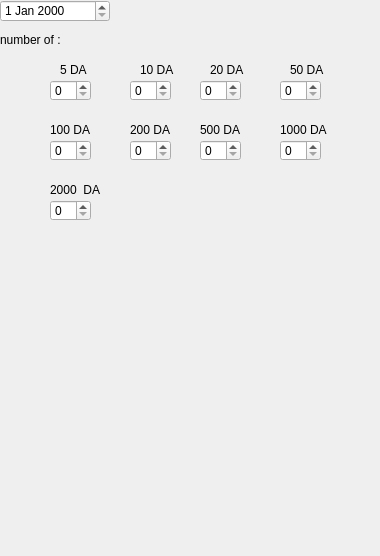
<?xml version="1.0" encoding="UTF-8"?>
<ui version="4.0">
 <class>Form</class>
 <widget class="QWidget" name="Form">
  <property name="geometry">
   <rect>
    <x>0</x>
    <y>0</y>
    <width>380</width>
    <height>556</height>
   </rect>
  </property>
  <property name="cursor">
   <cursorShape>ArrowCursor</cursorShape>
  </property>
  <property name="windowTitle">
   <string>Form</string>
  </property>
  <property name="autoFillBackground">
   <bool>false</bool>
  </property>
  <widget class="QSpinBox" name="spinBox">
   <property name="geometry">
    <rect>
     <x>50</x>
     <y>80</y>
     <width>41</width>
     <height>21</height>
    </rect>
   </property>
  </widget>
  <widget class="QSpinBox" name="spinBox_2">
   <property name="geometry">
    <rect>
     <x>130</x>
     <y>80</y>
     <width>41</width>
     <height>21</height>
    </rect>
   </property>
  </widget>
  <widget class="QSpinBox" name="spinBox_3">
   <property name="geometry">
    <rect>
     <x>200</x>
     <y>80</y>
     <width>41</width>
     <height>21</height>
    </rect>
   </property>
  </widget>
  <widget class="QSpinBox" name="spinBox_4">
   <property name="geometry">
    <rect>
     <x>280</x>
     <y>80</y>
     <width>41</width>
     <height>21</height>
    </rect>
   </property>
  </widget>
  <widget class="QSpinBox" name="spinBox_5">
   <property name="geometry">
    <rect>
     <x>50</x>
     <y>140</y>
     <width>41</width>
     <height>21</height>
    </rect>
   </property>
  </widget>
  <widget class="QSpinBox" name="spinBox_6">
   <property name="geometry">
    <rect>
     <x>130</x>
     <y>140</y>
     <width>41</width>
     <height>21</height>
    </rect>
   </property>
  </widget>
  <widget class="QSpinBox" name="spinBox_7">
   <property name="geometry">
    <rect>
     <x>200</x>
     <y>140</y>
     <width>41</width>
     <height>21</height>
    </rect>
   </property>
  </widget>
  <widget class="QSpinBox" name="spinBox_8">
   <property name="geometry">
    <rect>
     <x>280</x>
     <y>140</y>
     <width>41</width>
     <height>21</height>
    </rect>
   </property>
  </widget>
  <widget class="QSpinBox" name="spinBox_9">
   <property name="geometry">
    <rect>
     <x>50</x>
     <y>200</y>
     <width>41</width>
     <height>21</height>
    </rect>
   </property>
  </widget>
  <widget class="QDateEdit" name="dateEdit">
   <property name="geometry">
    <rect>
     <x>0</x>
     <y>0</y>
     <width>110</width>
     <height>22</height>
    </rect>
   </property>
  </widget>
  <widget class="QLabel" name="label">
   <property name="geometry">
    <rect>
     <x>0</x>
     <y>30</y>
     <width>111</width>
     <height>20</height>
    </rect>
   </property>
   <property name="text">
    <string>number of :</string>
   </property>
  </widget>
  <widget class="QLabel" name="label_2">
   <property name="geometry">
    <rect>
     <x>60</x>
     <y>60</y>
     <width>41</width>
     <height>20</height>
    </rect>
   </property>
   <property name="text">
    <string>5 DA</string>
   </property>
  </widget>
  <widget class="QLabel" name="label_3">
   <property name="geometry">
    <rect>
     <x>140</x>
     <y>60</y>
     <width>41</width>
     <height>20</height>
    </rect>
   </property>
   <property name="text">
    <string>10 DA</string>
   </property>
  </widget>
  <widget class="QLabel" name="label_4">
   <property name="geometry">
    <rect>
     <x>210</x>
     <y>60</y>
     <width>41</width>
     <height>20</height>
    </rect>
   </property>
   <property name="text">
    <string>20 DA</string>
   </property>
  </widget>
  <widget class="QLabel" name="label_5">
   <property name="geometry">
    <rect>
     <x>290</x>
     <y>60</y>
     <width>41</width>
     <height>20</height>
    </rect>
   </property>
   <property name="text">
    <string>50 DA</string>
   </property>
  </widget>
  <widget class="QLabel" name="label_6">
   <property name="geometry">
    <rect>
     <x>50</x>
     <y>120</y>
     <width>41</width>
     <height>20</height>
    </rect>
   </property>
   <property name="text">
    <string>100 DA</string>
   </property>
  </widget>
  <widget class="QLabel" name="label_7">
   <property name="geometry">
    <rect>
     <x>130</x>
     <y>120</y>
     <width>41</width>
     <height>20</height>
    </rect>
   </property>
   <property name="text">
    <string>200 DA</string>
   </property>
  </widget>
  <widget class="QLabel" name="label_8">
   <property name="geometry">
    <rect>
     <x>200</x>
     <y>120</y>
     <width>41</width>
     <height>20</height>
    </rect>
   </property>
   <property name="text">
    <string>500 DA</string>
   </property>
  </widget>
  <widget class="QLabel" name="label_9">
   <property name="geometry">
    <rect>
     <x>280</x>
     <y>120</y>
     <width>51</width>
     <height>20</height>
    </rect>
   </property>
   <property name="text">
    <string>1000 DA</string>
   </property>
  </widget>
  <widget class="QLabel" name="label_10">
   <property name="geometry">
    <rect>
     <x>50</x>
     <y>180</y>
     <width>51</width>
     <height>20</height>
    </rect>
   </property>
   <property name="text">
    <string>2000  DA</string>
   </property>
  </widget>
 </widget>
 <resources/>
 <connections/>
</ui>
